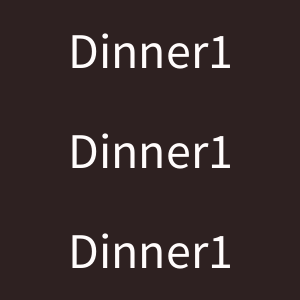
Frame 1 (no input)
Frame 60 (the mouse pressed at the canvas centre just before this capture): identical to frame 1, image omitted
Frame 120 (the mouse held since frame 60 and released just before this capture): identical to frame 1, image omitted

The Processing sketch that drew this single still picture (run headless with seeded random() and noise(); from frame 60 on, the mouse is pressed at the canvas centre):

// Processing sketch: W13_3_dinner
// ── W13_3_dinner.pde
void setup(){//只做一次
  size(300,300);//大小
  background(#EA6B6B);//背景色
  fill(#FFFCFC);//字體色
  textSize(50);//字大小
  textAlign(CENTER,CENTER);
  //文字顯示，對齊正中間
}
void draw(){//每秒60次
  background(#2E2121);//背景色
  //text("1",mouseX,mouseY);
  text("Dinner1",150,50);
  text("Dinner1",150,150);
  text("Dinner1",150,250);
  //隨著鼠標移動並秀出
  
}
